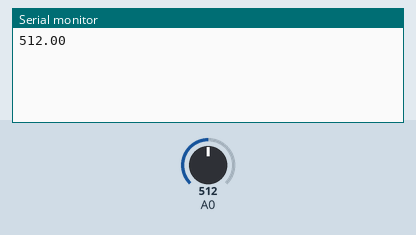
Simulated run of this sketch. Board: Arduino Uno, built with avr-gcc and run on an emulated ATmega328P. Shown: the last lines printed to the serial monitor. Inputs (shaded band) come from the test bench; at power-on: A0 = 512. The modem accepts every AT command (registered, SIM ready, sends succeed) and sends nothing else.

Above: at 1.3 s.
1.4 s: A0 set to 716
At 4.1 s:
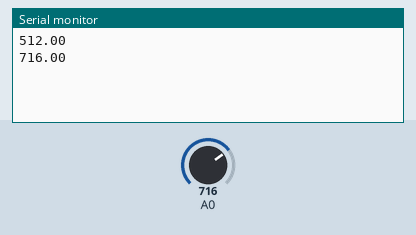
5.4 s: A0 set to 900
At 7.4 s:
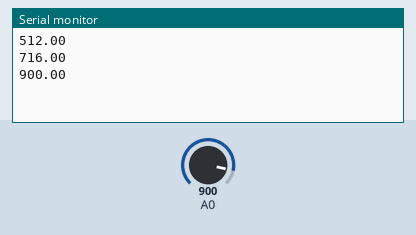
Timing chart, 0 to 8.9 s (numbered marks = the images above; inputs shaded):
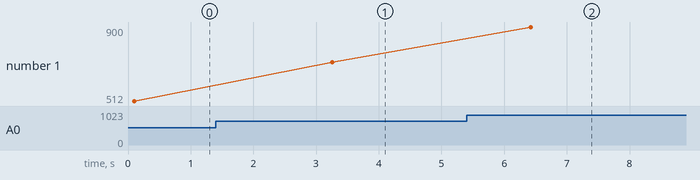

Measured:
- after the input at 1.4 s, the serial monitor: prints a new line after 1.9 s (image 1)
- after the input at 5.4 s, the serial monitor: prints a new line after 1.0 s (image 2)
- plotted number 1: 512 → 716 after the input at 1.4 s, 716 → 900 after the input at 5.4 s

The sketch:

sketch.ino
```cpp
#include <SoftwareSerial.h>

SoftwareSerial mySerial(10, 11); // RX, TX

//defining pin for MQ2
#define mq2 A0
float mq2_data = 0;

void setup() {
  // setting bboud rate for data communication
Serial.begin(9600);
// initializing softwareSerial
mySerial.begin(9600);
delay(100);
// defining nature of pins
pinMode(A0,INPUT);
}


void loop() {

// reading sensor data

mq2_data = analogRead(A0);
Serial.println(mq2_data);

// Applying conditions here....
if (mq2_data>120){
  // sending sms to registered mobile no.
  mySerial.println("AT+CMGF=1");    //Sets the GSM Module in Text Mode
     delay(1000);  // Delay of 1 second
     mySerial.println("AT+CMGS=\"+917456005172\"\r");
     delay(1000);
     mySerial.println("Driver is Drunk");// The SMS text you want to send
     delay(100);
     mySerial.println((char)26);// ASCII code of CTRL+Z for saying the end of sms to  the module
      delay(1000);
}

}
```
